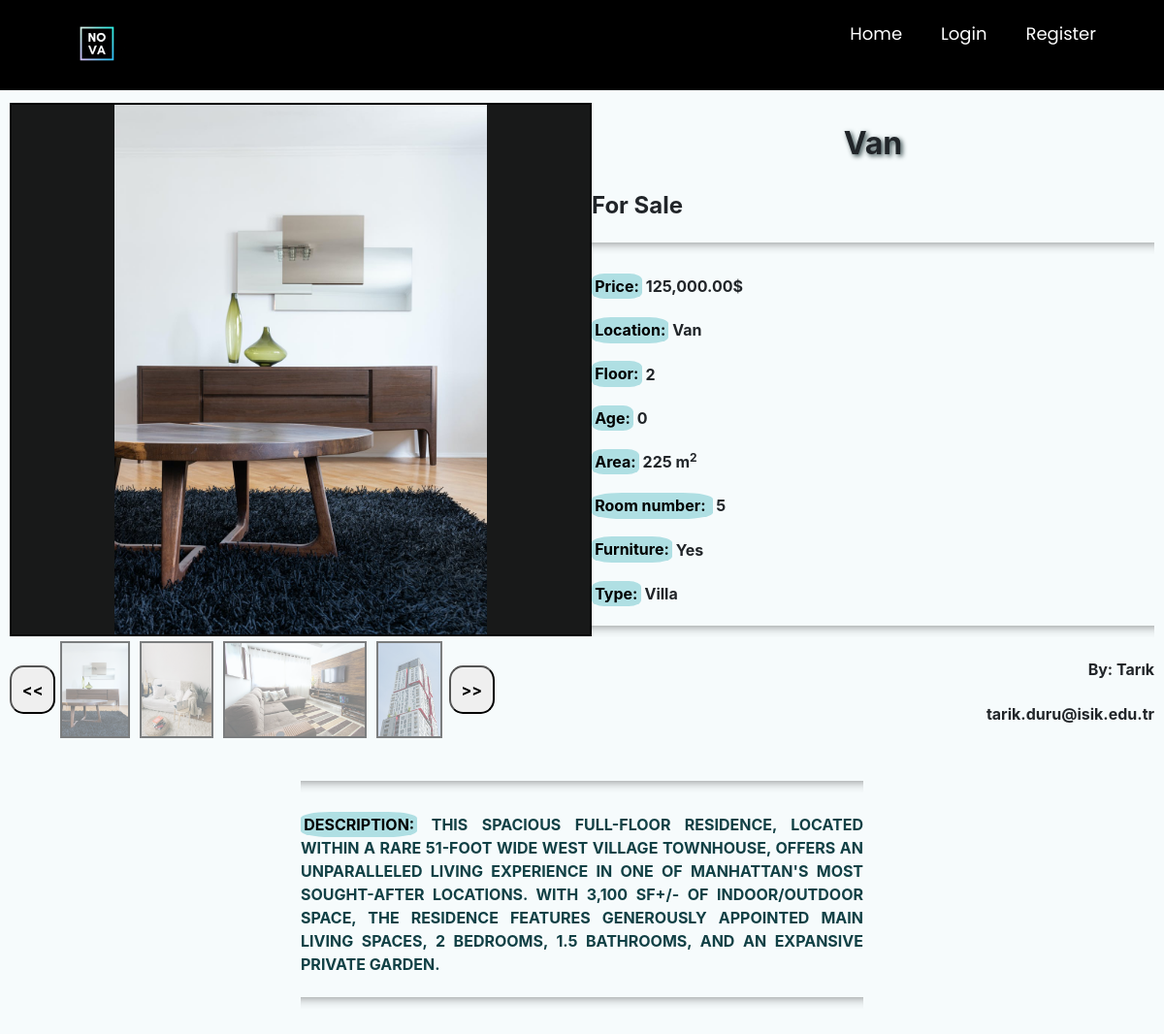
/product_details/60, run on the app's committed database.
### main/models.py (models this page shows, shortened)
class PostImages(models.Model):
    image = models.ImageField(null=True, blank=True)
    gallery = models.ForeignKey(Post,null=True,on_delete= models.CASCADE)

class Post(models.Model):
    ouruser = models.ForeignKey(ourUser, null=True, on_delete=models.CASCADE)
    post_title = models.CharField(max_length=255,null=True)
    post_description = models.TextField()
    price = models.DecimalField(decimal_places=2 , max_digits=12)
    location = models.CharField(max_length=255,null=True,choices=city)
    postType = models.CharField(choices=RorS , max_length=50, null=True , default='For Sale')
    floor = models.DecimalField(decimal_places=0 , max_digits=3 ,null=True)
    building_age = models.DecimalField(decimal_places=0, max_digits=2 , null=True)
    area = models.DecimalField(decimal_places=0,max_digits=4 ,null=True)
    isFurniture = models.CharField(choices=Furniture ,null=True,max_length=50,default="No")
    building_type = models.CharField(choices=b_types ,null=True ,max_length=50)
    room = models.DecimalField(decimal_places=0 , max_digits=3 ,null=True)

class ourUser(models.Model):
    user = models.OneToOneField(User, null=True, on_delete=models.CASCADE)  # relation with django's user # will be implemented later
    username = models.CharField(max_length=255,null=True)
    first_name = models.CharField(max_length=255,null=True)
    last_name = models.CharField(max_length=255,null=True)
    email = models.EmailField(max_length=254)

### main/views.py (the view)
# urls.py: path('product_details/<int:pk>', views.productdetails, name="product_details"),
def productdetails(request, pk):
    posts = Post.objects.get(id=pk)
    pimage = PostImages.objects.filter(gallery=posts)
    return render(request, 'main/product_details.html', { 'posts':posts ,'pimage':pimage} )

### main/templates/main/product_details.html (shortened to what this page needs)
<!DOCTYPE html>
{% extends 'main/mainpage.html' %}
{% load static %}
{% load humanize %}
{% block content %}
<html>
<head>
	   <link href="//maxcdn.bootstrapcdn.com/bootstrap/4.1.1/css/bootstrap.min.css" rel="stylesheet" id="bootstrap-css">
</head>
<body>
	<div class="bg ">
	<div id="content-wrapper">
		<div class="column">
			<img id=featured src="{% static pimage.first.image.url %}">
			<div id="slide-wrapper"  >
				<button id="slideLeft" class="arrow " > <b><<</b> </button>
				<div id="slider" >
					{% for i in pimage %}
    					<img class="thumbnail" src="{% static i.image.url %}" width="500" height="333">
					{% endfor %}
				</div>
				<button id="slideRight" class="arrow " > <b>>></b> </button>
			</div>
		</div>
		<div class="column ">
			<p class="hh1">{{posts.post_title}}</p>
			<p class="hh2"> {{posts.postType}}</p>
			<hr>
			<p class="hh4"><mark>Price:</mark>&nbsp;{{posts.price|intcomma}}$</p>
			<p class="hh4"><mark>Location:</mark>&nbsp;{{posts.location}}</p>
			<p class="hh4"><mark>Floor:</mark>&nbsp;{{posts.floor}}</p>
			<p class="hh4"><mark>Age:</mark>&nbsp;{{posts.building_age}}</p>
			<p class="hh4"><mark>Area:</mark>&nbsp;{{posts.area}} m<sup>2</sup></p>
			<p class="hh4"><mark>Room number: </mark>&nbsp;{{ posts.room }}</p>
			<p class="hh4"><mark>Furniture:</mark>&nbsp;{{posts.isFurniture}}</p>
			<p class="hh4"><mark>Type:</mark>&nbsp;{{posts.building_type}}</p>
			<hr>
			<p class="hh4" style="text-align: right;">By:&nbsp;{{posts.ouruser.first_name}}</p>
			<p class="hh4" style="text-align: right;">&nbsp;{{posts.ouruser.email}}</p>
		</div>
		<div class="column ">
			<hr>
			<p class="des hh4"  ><mark>Description:</mark>&nbsp;{{posts.post_description}}</p>
			<hr>
		</div>
	</div>
	</div>
</body>
{% endblock %}

### main/templates/main/mainpage.html (shortened to what this page needs)
<!DOCTYPE html>
{% load static %}
<html lang="en" dir="ltr">
<head>
</head>
<body class="g">
<nav>
    <div class="logo">
        <a class="navbar-brand pb-2" href="{% url 'homepage' %}"><img src="{% static 'images/nova_logo.gif' %}"
                                                                      style="height: 80px; width: 80px"></a>
    </div>
    <ul>
        {% if user.is_staff %}
        <li><a href="/adminPage">Return Admin Page</a></li>
        {% else %}
        <li><a href="/">Home</a></li>
        {% endif %}
        {% if user.is_authenticated %}
        {% if user.is_staff %}
        <h4 class="text-white">Visitor view for admin</h4>
        {% else %}
        <li>
            <a href="">Account</a>
            <input type="checkbox" id="btn-1">
            <ul>
                <li><a href="{% url 'listaddedposts' %}">My Posts</a></li>
                <li><a href="{% url 'logout' %}">Logout</a></li>
            </ul>
        </li>
        <li>
            <a href="{% url 'createpost' %}">Create Post</a>
            <input type="checkbox" id="btn-3">
        </li>
        {% endif %}
        {% else %}
        <li>
            <a href="{% url 'loginpage' %}">Login</a>
        </li>
        <li>
        <li>
            <a href="{% url 'register' %}">Register</a>
        </li>
        {% endif %}
    </ul>
</nav>
{% block content %}
{% endblock %}
</body>
</html>

### main/templates/main/product_details.html (style rules this page uses)
body,html { width : 100%; height : 100%; margin : 0; padding : 0; }
.bg { background-color: #F6FBFC ; }
.des { text-align: justify; text-transform: uppercase; color: #114045 ; word-wrap:break-word; }
.hh1 { text-shadow: 2px 2px 5px #2F4345; text-align: center; text-transform: capitalize; display: block; font-size: 2em; margin-top: 0.67em; margin-bottom: 0.67em; margin-left: 0; margin-right: 0; font-weight: bold; }
.hh2 { display: block; font-size: 1.5em; margin-top: 0.83em; margin-bottom: 0.83em; margin-left: 0; margin-right: 0; font-weight: bold; }
.hh4 { margin-top: 1.33em; margin-bottom: 1.33em; margin-left: 0; margin-right: 0; font-weight: bold; }
mark { background-color:#AFDFE3; border-radius: 25%; }
hr { height: 12px; border: 0; box-shadow: inset 0 12px 12px -12px rgba(0, 0, 0, 0.5); }
#content-wrapper { display: flex; flex-wrap: wrap; justify-content: center; align-items: center; }
.column { width: 600px; padding: 10px; }
#featured { max-width: 600px; max-height: 550px; min-width: 600px; min-height: 550px; cursor: pointer; border: 2px solid black; object-fit: contain; background-color: rgba(0,0,0,0.9); }
.thumbnail { object-fit: cover; max-width: 180px; max-height: 100px; cursor: pointer; opacity: 0.5; margin: 5px; border: 2px solid black; }
#slide-wrapper { max-width: 500px; display: flex; min-height: 100px; align-items: center; }
#slider { width: 440px; display: flex; flex-wrap: nowrap; overflow-x: auto; cursor: grab; }
.arrow { width: 50px; height: 50px; cursor: pointer; transition: .3s; border-radius:30%; }

### main/templates/main/mainpage.html (style rules this page uses)
nav { margin: 0; padding: 0; user-select: none; box-sizing: border-box; font-family: 'Poppins', sans-serif; }
body.g { background-image: url('/static/images/wallpaper.jpg'); background-size: cover; background-repeat: no-repeat; background-attachment: fixed; }
nav { background: #000000; }
nav:after { content: ''; clear: both; display: table; }
nav .logo { float: left; color: white; font-size: 27px; font-weight: 600; line-height: 70px; padding-left: 60px; }
nav ul { float: right; margin-right: 40px; list-style: none; position: relative; z-index: 10000; }
nav ul li { float: left; display: inline-block; background: #000000; margin: 0 5px; }
nav ul li a { color: white; line-height: 70px; text-decoration: none; font-size: 18px; padding: 8px 15px; }

### data on the page
PostImages: image (picture)
PostImages: image (picture)
PostImages: image (picture)
PostImages: image (picture)
Post: post_title "Van", postType "For Sale", price "125,000.00", location "Van", floor "2", building_age "0", area "225", room "5", isFurniture "Yes", building_type "Villa", ouruser.first_name "Tarık", ouruser.email "tarik.duru@isik.edu.tr", post_description "THIS SPACIOUS FULL-FLOOR RESIDENCE, LOCATED WITHIN A RARE 51-FOOT WIDE WEST VILLAGE TOWNHOUSE, OFFERS AN UNPARALLELED LIVING EXPERIENCE IN ONE OF MANHATTAN'S MOST SOUGHT-AFTER LOCATIONS. WITH 3,100 SF+/- OF INDOOR/OUTDOOR SPACE, THE RESIDENCE FEATURES GENEROUSLY APPOINTED MAIN LIVING SPACES, 2 BEDROOMS, 1.5 BATHROOMS, AND AN EXPANSIVE PRIVATE GARDEN."
